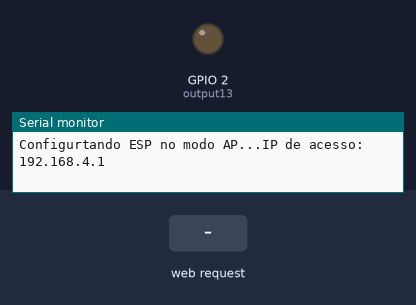
The sketch below on a simulated ESP8266 (NodeMCU). Parts: output pins drawn as LEDs (lit = HIGH), the last lines printed to the serial monitor. The test bench sets the inputs (shaded band).

Above: at 1.2 s.
1.3 s: HTTP request GET /13/on received
At 1.8 s:
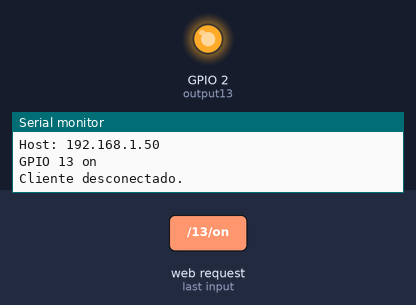
2.8 s: HTTP request GET /13/off received
At 4.2 s:
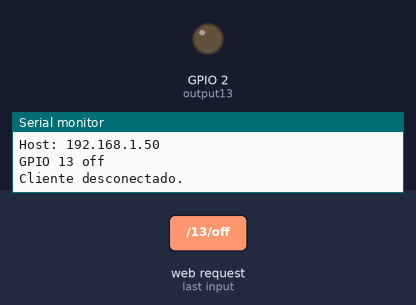
Timing chart, 0 to 5.8 s (numbered marks = the images above; inputs shaded):
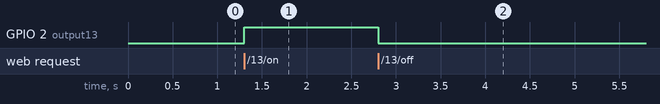

Measured:
- after the input at 1.3 s, GPIO 2 (output13): LOW → HIGH at once
- after the input at 2.8 s, GPIO 2 (output13): HIGH → LOW at once

The sketch:

02_esp32_AP_Web_Rele.ino
```cpp
#include <ESP8266WiFi.h>

const char* ssid     = "esp32";
const char* password = "12345678";

// Porta de acesso 192.168.4.1:80
WiFiServer server(80);

// Requisição HTTP
String header;

// Estado atual do pino 13
String output13State = "off";

// Para teste usaremos o led da placa
const int output13 = LED_BUILTIN;

void setup() {
  Serial.begin(115200);
  pinMode(output13, OUTPUT);
  digitalWrite(output13, LOW);
  Serial.print("Configurtando ESP no modo AP...");
  // Removee o parametro password se não quiser exigir a senha
  WiFi.softAP(ssid, password);

  IPAddress IP = WiFi.softAPIP();
  Serial.print("IP de acesso: ");
  Serial.println(IP);

  server.begin();
}

void loop(){
  WiFiClient client = server.available();   // Aguardando clientes

  if (client) {                             // Se existir um cliente
    Serial.println("Novo Cliente.");
    String currentLine = "";
    while (client.connected()) {            // Enquanto o cliente estiver conectado
      if (client.available()) {
        char c = client.read();
        Serial.write(c);
        header += c;
        if (c == '\n') {
          if (currentLine.length() == 0) {
            client.println("HTTP/1.1 200 OK");
            client.println("Content-type:text/html");
            client.println("Conexão fechada.");
            client.println();

            if (header.indexOf("GET /13/on") >= 0) {
              Serial.println("GPIO 13 on");
              output13State = "on";
              digitalWrite(output13, HIGH); // Liga pino
            } else if (header.indexOf("GET /13/off") >= 0) {
              Serial.println("GPIO 13 off");
              output13State = "off";
              digitalWrite(output13, LOW);  // Dsliga Pino
            }

            // Exibição da página HTML
            client.println("<!DOCTYPE html><html>");
            client.println("<head><meta name=\"viewport\" content=\"width=device-width, initial-scale=1\">");
            client.println("<link rel=\"icon\" href=\"data:,\">");

            client.println("<style>html { font-family: Helvetica; display: inline-block; margin: 0px auto; text-align: center;}");
            client.println(".button { background-color: #4CAF50; border: none; color: white; padding: 16px 40px;");
            client.println("text-decoration: none; font-size: 30px; margin: 2px; cursor: pointer;}");
            client.println(".button2 {background-color: #555555;}</style></head>");
            client.println("<body><h1Controle de RELÉ</h1>");
            client.println("<p>Relé01 - Status: " + output13State + "</p>");

            if (output13State=="off") {
              client.println("<p><a href=\"/13/on\"><button class=\"button\">LIGAR</button></a></p>");
            } else {
              client.println("<p><a href=\"/13/off\"><button class=\"button button2\">DESLIGAR</button></a></p>");
            }
            client.println("</body></html>");
            client.println();

            break; // Sai do loop
          } else { // if you got a newline, then clear currentLine
            currentLine = "";
          }
        } else if (c != '\r') {
          currentLine += c;
        }
      }
    }

    header = "";
    client.stop(); // Fecha conexão com o cliente atual
    Serial.println("Cliente desconectado.");
    Serial.println("");
  }
}
```
